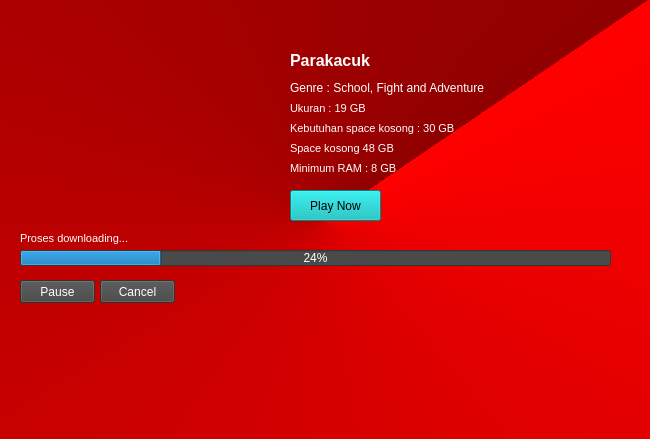
<?xml version="1.0" encoding="UTF-8"?>
<ui version="4.0">
 <class>Form</class>
 <widget class="QWidget" name="Form">
  <property name="geometry">
   <rect>
    <x>0</x>
    <y>0</y>
    <width>650</width>
    <height>439</height>
   </rect>
  </property>
  <property name="windowTitle">
   <string>Form</string>
  </property>
  <property name="styleSheet">
   <string notr="true">QWidget#Form {
background-color: qconicalgradient(cx:0.5, cy:0.5, angle:45, stop:0 rgba(144, 0, 0, 255), stop:1 rgba(255, 0, 0, 255));
}</string>
  </property>
  <widget class="QProgressBar" name="progressBar">
   <property name="geometry">
    <rect>
     <x>20</x>
     <y>250</y>
     <width>591</width>
     <height>16</height>
    </rect>
   </property>
   <property name="styleSheet">
    <string notr="true">color: rgb(255, 255, 255);
background-color: rgb(74, 74, 74);</string>
   </property>
   <property name="value">
    <number>24</number>
   </property>
  </widget>
  <widget class="QPushButton" name="pushButton">
   <property name="geometry">
    <rect>
     <x>20</x>
     <y>280</y>
     <width>75</width>
     <height>23</height>
    </rect>
   </property>
   <property name="styleSheet">
    <string notr="true">background-color: rgb(68, 68, 68);
color: rgb(255, 255, 255);

font-color : rgb(255, 255, 255)</string>
   </property>
   <property name="text">
    <string>Pause</string>
   </property>
  </widget>
  <widget class="QPushButton" name="pushButton_2">
   <property name="geometry">
    <rect>
     <x>100</x>
     <y>280</y>
     <width>75</width>
     <height>23</height>
    </rect>
   </property>
   <property name="styleSheet">
    <string notr="true">background-color: rgb(68, 68, 68);
color: rgb(255, 255, 255);

font-color : rgb(255, 255, 255)</string>
   </property>
   <property name="text">
    <string>Cancel</string>
   </property>
  </widget>
  <widget class="QLabel" name="label">
   <property name="geometry">
    <rect>
     <x>20</x>
     <y>50</y>
     <width>261</width>
     <height>151</height>
    </rect>
   </property>
   <property name="text">
    <string/>
   </property>
   <property name="pixmap">
    <pixmap resource="haha.qrc">:/header.jpg</pixmap>
   </property>
   <property name="scaledContents">
    <bool>true</bool>
   </property>
  </widget>
  <widget class="QLabel" name="label_2">
   <property name="geometry">
    <rect>
     <x>290</x>
     <y>50</y>
     <width>441</width>
     <height>21</height>
    </rect>
   </property>
   <property name="font">
    <font>
     <pointsize>12</pointsize>
     <weight>75</weight>
     <bold>true</bold>
    </font>
   </property>
   <property name="styleSheet">
    <string notr="true">color: rgb(255, 255, 255);</string>
   </property>
   <property name="text">
    <string>Parakacuk </string>
   </property>
  </widget>
  <widget class="QLabel" name="label_3">
   <property name="geometry">
    <rect>
     <x>290</x>
     <y>80</y>
     <width>221</width>
     <height>16</height>
    </rect>
   </property>
   <property name="font">
    <font>
     <weight>50</weight>
     <bold>false</bold>
    </font>
   </property>
   <property name="styleSheet">
    <string notr="true">color: rgb(255, 255, 255);</string>
   </property>
   <property name="text">
    <string>Genre : School, Fight and Adventure</string>
   </property>
  </widget>
  <widget class="QLabel" name="label_4">
   <property name="geometry">
    <rect>
     <x>290</x>
     <y>100</y>
     <width>121</width>
     <height>16</height>
    </rect>
   </property>
   <property name="font">
    <font>
     <pointsize>8</pointsize>
     <weight>50</weight>
     <bold>false</bold>
    </font>
   </property>
   <property name="styleSheet">
    <string notr="true">color: rgb(255, 255, 255);</string>
   </property>
   <property name="text">
    <string>Ukuran : 19 GB</string>
   </property>
  </widget>
  <widget class="QLabel" name="label_5">
   <property name="geometry">
    <rect>
     <x>290</x>
     <y>120</y>
     <width>201</width>
     <height>16</height>
    </rect>
   </property>
   <property name="font">
    <font>
     <pointsize>8</pointsize>
     <weight>50</weight>
     <bold>false</bold>
    </font>
   </property>
   <property name="styleSheet">
    <string notr="true">color: rgb(255, 255, 255);</string>
   </property>
   <property name="text">
    <string>Kebutuhan space kosong : 30 GB</string>
   </property>
  </widget>
  <widget class="QLabel" name="label_6">
   <property name="geometry">
    <rect>
     <x>290</x>
     <y>160</y>
     <width>201</width>
     <height>16</height>
    </rect>
   </property>
   <property name="font">
    <font>
     <pointsize>8</pointsize>
     <weight>50</weight>
     <bold>false</bold>
    </font>
   </property>
   <property name="styleSheet">
    <string notr="true">color: rgb(255, 255, 255);</string>
   </property>
   <property name="text">
    <string>Minimum RAM : 8 GB</string>
   </property>
  </widget>
  <widget class="QLabel" name="label_7">
   <property name="geometry">
    <rect>
     <x>290</x>
     <y>140</y>
     <width>201</width>
     <height>16</height>
    </rect>
   </property>
   <property name="font">
    <font>
     <pointsize>8</pointsize>
     <weight>50</weight>
     <bold>false</bold>
    </font>
   </property>
   <property name="styleSheet">
    <string notr="true">color: rgb(255, 255, 255);</string>
   </property>
   <property name="text">
    <string>Space kosong 48 GB</string>
   </property>
  </widget>
  <widget class="QLabel" name="label_8">
   <property name="geometry">
    <rect>
     <x>20</x>
     <y>230</y>
     <width>201</width>
     <height>16</height>
    </rect>
   </property>
   <property name="font">
    <font>
     <pointsize>8</pointsize>
     <weight>50</weight>
     <bold>false</bold>
    </font>
   </property>
   <property name="styleSheet">
    <string notr="true">color: rgb(255, 255, 255);</string>
   </property>
   <property name="text">
    <string>Proses downloading...</string>
   </property>
  </widget>
  <widget class="QPushButton" name="pushButton_3">
   <property name="geometry">
    <rect>
     <x>290</x>
     <y>190</y>
     <width>91</width>
     <height>31</height>
    </rect>
   </property>
   <property name="styleSheet">
    <string notr="true">background-color: rgb(230, 0, 0);
color: rgb(0, 0, 0);
background-color: rgb(0, 184, 184);


</string>
   </property>
   <property name="text">
    <string>Play Now</string>
   </property>
  </widget>
 </widget>
 <resources>
  <include location="haha.qrc"/>
 </resources>
 <connections/>
</ui>
